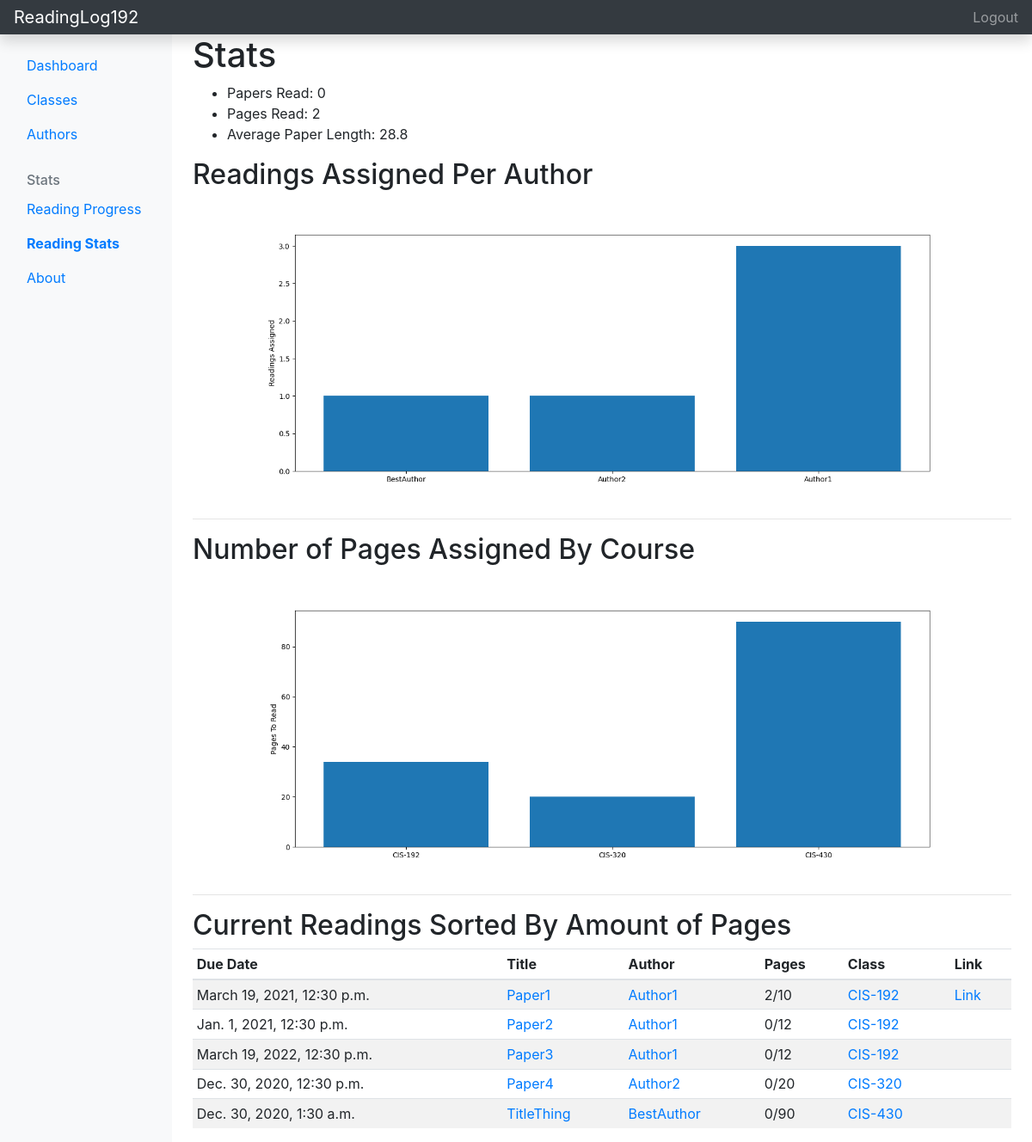
/readingStats/ (signed in), run on the app's committed database.
### main/models.py (models this page shows, shortened)
class Paper(models.Model):
    title = models.CharField(max_length=200, blank=False) # title of the paper, required
    author = models.CharField(max_length=200, blank=True) # author of the paper, not required
    totalPages = models.IntegerField(default=1) # number of pages in the paper (set by user), defaults to 1
    readPages = models.IntegerField(default=0) # number of pages the user has read, defaults to 0
    url = models.CharField(max_length=200, blank=True) # url link of the paper, not required
    addDate = models.DateTimeField(auto_now_add=True, null=True) # time this paper was added by the user
    dueDate = models.DateTimeField(auto_now_add=False, null=True) # time this paper is due
    comments = models.TextField(blank=True) # user added comment about paper
    course = models.ForeignKey(Course, on_delete=models.DO_NOTHING, related_name="paper") # the course this paper belongs to
    def __lt__(self, other):
        return self.totalPages < other.totalPages

class Course(models.Model):
    name = models.CharField(max_length=12) # name of the class
    isClassActive = models.BooleanField() # is the currently active, not a previously taken class
    def __str__(self):
        return f'{self.name}'

### main/views.py (the view)
# urls.py: path('readingStats/', readingStats_view),
def readingStats_view(request):
    if not request.user.is_authenticated:
        return redirect('/accounts?needLogin=True')
    graphs = []
    courses = request.user.courses.all()
    papers = request.user.papers.all().order_by('dueDate')
    pagesRead = 0 # how many pages has this user read
    papersRead = 0
    avgPaperLength = 0 # average length of paper
    for paper in papers:
        pagesRead += paper.readPages
        avgPaperLength += paper.totalPages
        if paper.readPages == paper.totalPages:
            papersRead += 1
    avgPaperLength /= len(papers) if len(papers) > 0 else 1
    authors = {}
    for paper in papers:
        if paper.author in authors:
            authors[paper.author] += 1
        else:
            authors[paper.author] = 1
    x = [author for author in authors]
    y = [authors[author] for author in authors]
    plt.bar(x, y)
    plt.ylabel('Readings Assigned')
    fig = plt.gcf()
    fig.set_size_inches(16, 6)
    buf = io.BytesIO()
    fig.savefig(buf, format='png')
    buf.seek(0)
    uri = urllib.parse.quote(base64.b64encode(buf.read()))
    graphs.append({'title': f'Readings Assigned Per Author', 'image': uri})
    plt.close()
    pages = []
    courseNames = []
    for course in courses:
        papersFiltered = course.paper.filter(user=request.user)
        pages.append(0)
        courseNames.append(course.name)
        for paper in papersFiltered:
            pages[-1] += paper.totalPages
    plt.bar(courseNames, pages)
    plt.ylabel('Pages To Read')
    fig = plt.gcf()
    fig.set_size_inches(16, 6)
    buf = io.BytesIO()
    fig.savefig(buf, format='png')
    buf.seek(0)
    uri = urllib.parse.quote(base64.b64encode(buf.read()))
    graphs.append({'title': f'Number of Pages Assigned By Course', 'image': uri})
    plt.close()
    sortedPapers = [paper for paper in papers if paper.readPages < paper.totalPages]
    sortedPapers.sort()
    return render(request, 'readingStats.html', {'graphs': graphs, 'pagesRead': pagesRead, 'avgPaperLength': avgPaperLength, 'papersRead': papersRead, 'sortedPapers': sortedPapers})

### main/templates/readingStats.html (shortened to what this page needs)
<!doctype html>
<html lang="en">
<head>
    <link rel="stylesheet" href="https://cdn.jsdelivr.net/npm/bootstrap@4.5.3/dist/css/bootstrap.min.css"
>
</head>
<body>
    <header class="navbar navbar-dark sticky-top bg-dark flex-md-nowrap p-0 shadow">
        <a class="navbar-brand col-md-3 col-lg-2 me-0 px-3" href="/readingStats">ReadingLog192</a>
        <ul class="navbar-nav px-3">
            <li class="nav-item text-nowrap">
                {% if request.user.is_authenticated %}
                <a class="nav-link" href="/logout">Logout</a>
                {% else %}
                <a class="nav-link" href="/accounts">Signup/Login</a>
                {% endif%}
            </li>
        </ul>
    </header>
    <div class="container-fluid">
        <div class="row">
            <nav id="sidebarMenu" class="col-md-3 col-lg-2 d-md-block bg-light sidebar collapse">
                <div class="position-sticky pt-3">
                    <ul class="nav flex-column">
                        <li class="nav-item">
                            <a class="nav-link" aria-current="page" href="/">
                                Dashboard
                            </a>
                        </li>
                        <li class="nav-item">
                            <a class="nav-link" href="/classes">
                                Classes
                            </a>
                        </li>
                        <li class="nav-item">
                            <a class="nav-link" href="/authors">
                                Authors
                            </a>
                        </li>
                    </ul>
                    <h6
                        class="sidebar-heading d-flex justify-content-between align-items-center px-3 mt-4 mb-1 text-muted">
                        <span>Stats</span>
                    </h6>
                    <ul class="nav flex-column mb-2">
                        <li class="nav-item">
                            <a class="nav-link" href="/readingProgress">
                                Reading Progress
                            </a>
                        </li>
                        <li class="nav-item">
                            <a class="nav-link active" href="/readingStats">
                                Reading Stats
                            </a>
                        </li>
                        <li class="nav-item">
                            <a class="nav-link" aria-current="page" href="/about">
                                About
                            </a>
                        </li>
                    </ul>
                </div>
            </nav>
            <main class="col-md-9 ms-sm-auto col-lg-10 px-md-4">
                <h1>Stats</h1>
                <ul>
                    <li>Papers Read: {{papersRead}}</li>
                    <li>Pages Read: {{pagesRead}}</li>
                    <li>Average Paper Length: {{avgPaperLength}}</li>
                </ul>
                {% for graphData in graphs %}
                <h2>{{graphData.title}}</h2>
                <img alt="" height="auto" width="100%">
                <hr>
                {% endfor %}
                <h2>Current Readings Sorted By Amount of Pages</h2>
                <div id="finishedReadings" class="table-responsive">
                    <table class="table table-striped table-sm">
                        <thead>
                            <tr>
                                <th>Due Date</th>
                                <th>Title</th>
                                <th>Author</th>
                                <th>Pages</th>
                                <th>Class</th>
                                <th>Link</th>
                            </tr>
                        </thead>
                        <tbody>
                            {% for paper in sortedPapers %}
                            <tr>
                                <td>{{paper.dueDate}}</td>
                                <td><a href="link to reading page">{{paper.title}}</a></td>
                                <td><a href="link to author page">{{paper.author}}</a></td>
                                <td>{{paper.readPages}}/{{paper.totalPages}}</td>
                                <td><a href="link to class page">{{paper.course}}</a></td>
                                <td>
                                    {% if paper.url != '' %}
                                    <a href={{paper.url}}>Link</a>
                                    {% else %}
                                    &nbsp;
                                    {% endif %}
                                </td>
                            </tr>
                            {% endfor %}
                        </tbody>
                    </table>
                </div>
            </main>
        </div>
    </div>
</body>
</html>

### main/templates/readingStats.html (style rules this page uses)
.active { font-weight: bold; }

### data on the page
Paper: dueDate "March 19, 2021, 12:30 p.m.", title "Paper1", author "Author1", readPages "2", totalPages "10", course "CIS-192"
Paper: dueDate "Jan. 1, 2021, 12:30 p.m.", title "Paper2", author "Author1", readPages "0", totalPages "12", course "CIS-192"
Paper: dueDate "March 19, 2022, 12:30 p.m.", title "Paper3", author "Author1", readPages "0", totalPages "12", course "CIS-192"
Paper: dueDate "Dec. 30, 2020, 12:30 p.m.", title "Paper4", author "Author2", readPages "0", totalPages "20", course "CIS-320"
Paper: dueDate "Dec. 30, 2020, 1:30 a.m.", title "TitleThing", author "BestAuthor", readPages "0", totalPages "90", course "CIS-430"

### other printed values
{{ papersRead }} "0"
{{ pagesRead }} "2"
{{ avgPaperLength }} "28.8"
{{ graphData.title }} "Readings Assigned Per Author" "Number of Pages Assigned By Course"
